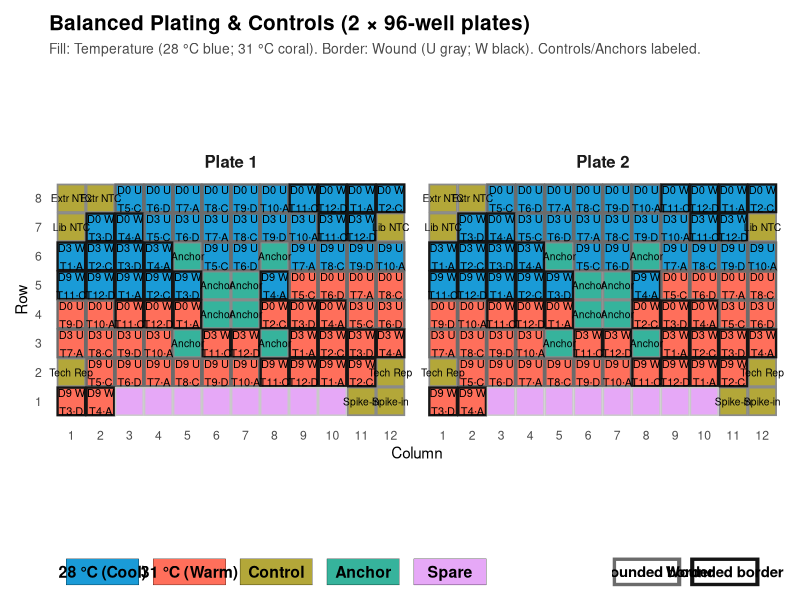
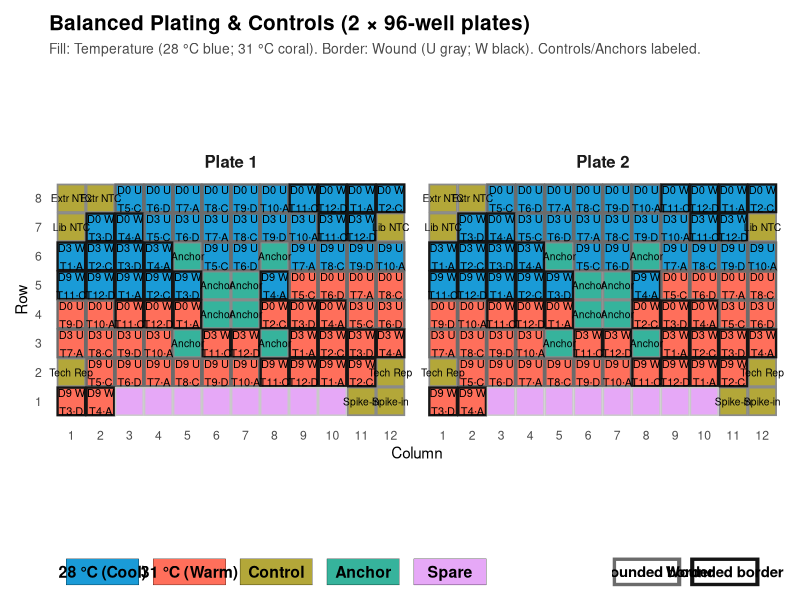

Here is the R script that generated these plots, in order:
# =============================================================================
# Purpose: RNA-seq 96-well plate-layout figure (Figure B) — a batch-robust
#          plating design balancing treatment, wound, genet, and day across
#          plates, with extraction/PCR controls and anchor samples marked.
#          Molly's original layout script, ported into the repo for provenance.
# Input:   none (layout is defined inline)
# Output:  figures/Fig_B_balanced_plates.{pdf,png}  (if `fig_dir` is set,
#          else written to the working directory)
#          figures/Fig_B_plate_layouts.csv          — the well-by-well layout
# Note:    STANDALONE — not sourced by code/_run_all.R (run directly when the
#          sequencing plate map is needed). Uses its own palette, independent
#          of 00_setup.R, to match the wet-lab plate-map conventions.
# =============================================================================

# Requires: tidyverse, patchwork
library(tidyverse)
library(patchwork)

# -----------------------------
# 1) Palettes & helpers
# -----------------------------
pal <- list(
  temp   = c(`28`="#1A9BD7", `31`="#FF6F5B"),  # cool vs warm
  ctrl   = "#B3A739",                          # controls (olive)
  anchor = "#36B39C",                          # anchors (teal)
  spare  = "#E6A8F7",                          # spare (pink)
  wound  = c(U="#6B6B6B", W="#151515"),        # border: U gray; W black
  other  = "#8A8A8A",                          # border for non-primaries
  spare_border = "#C9C9C9"                     # border for spare wells
)

make_plate_grid <- function(plate_id){
  expand.grid(row = LETTERS[1:8], col = 1:12) %>%
    mutate(plate = plate_id, x = col, y = 9 - pmin(match(row, LETTERS), 8))
}

# -----------------------------
# 2) Controls & anchor positions
# -----------------------------
controls_pos <- tribble(
  ~row, ~col, ~control_type,
  "A", 1,  "Extraction NTC",
  "A", 2,  "Extraction NTC",
  "B", 1,  "Library NTC",
  "B", 12, "Library NTC",
  "H", 11, "Spike-in",
  "H", 12, "Spike-in",
  "G", 1,  "Tech Rep (anchor)",
  "G", 12, "Tech Rep (anchor)"
)

# No rename needed — tribble already names columns row/col
anchors_pos <- tribble(
  ~row, ~col,
  "D", 6,
  "D", 7,
  "E", 6,
  "E", 7,
  "C", 5,
  "C", 8,
  "F", 5,
  "F", 8
)

# Safety checks (bounds & overlaps)
.valid_rows <- LETTERS[1:8]
stopifnot(all(controls_pos$row %in% .valid_rows), all(anchors_pos$row %in% .valid_rows))
stopifnot(all(controls_pos$col %in% 1:12),       all(anchors_pos$col %in% 1:12))
.overlap <- inner_join(controls_pos %>% select(row,col),
                       anchors_pos  %>% select(row,col), by = c("row","col"))
if(nrow(.overlap)>0) stop("Control and anchor wells overlap at: ",
                          paste0(.overlap$row,.overlap$col, collapse=", "))

# -----------------------------
# 3) Experimental design (balanced)
# -----------------------------
temps <- c(28,31); days <- c(0,3,9); wounds <- c("U","W")
tanks <- c("A","B","C","D"); genotypes <- c("A","B","C")

design <- expand.grid(Temp=temps, Day=days, Wound=wounds, Tank=tanks, Geno=genotypes,
                      stringsAsFactors = FALSE) %>%
  arrange(Temp, Day, Wound, Tank, Geno)

set.seed(123)
design <- design %>%
  group_by(Temp, Day, Wound) %>%
  mutate(Plate = sample(rep(c(1,2), length.out = n()))) %>%
  ungroup()

# -----------------------------
# 4) Reserve wells & fill plates
# -----------------------------
mark_reserved <- function(plate_df, include_anchors=TRUE){
  pd <- plate_df %>%
    left_join(controls_pos, by=c("row","col")) %>%
    mutate(is_control = !is.na(control_type))
  if(include_anchors){
    pd <- pd %>%
      left_join(anchors_pos %>% mutate(is_anchor=TRUE), by=c("row","col")) %>%
      mutate(is_anchor = replace_na(is_anchor, FALSE))
  } else pd <- pd %>% mutate(is_anchor=FALSE)
  pd
}

fill_plate <- function(plate_df, sample_tbl){
  avail <- plate_df %>% filter(!is_control, !is_anchor) %>% arrange(row, col)
  n_assign <- min(nrow(sample_tbl), nrow(avail))
  primaries <- bind_cols(avail[seq_len(n_assign),], sample_tbl[seq_len(n_assign),]) %>%
    mutate(SampleType="Primary", control_type=NA_character_)
  controls <- plate_df %>% filter(is_control) %>%
    mutate(SampleType="Control", Temp=NA_real_, Day=NA_real_,
           Wound=NA_character_, Tank=NA_character_, Geno=NA_character_,
           control_type = control_type %||% NA_character_)
  anchors <- plate_df %>% filter(is_anchor) %>%
    mutate(SampleType="Anchor", Temp=NA_real_, Day=NA_real_,
           Wound=NA_character_, Tank=NA_character_, Geno=NA_character_,
           control_type="Anchor")
  used <- bind_rows(controls %>% select(row,col),
                    anchors %>% select(row,col),
                    primaries %>% select(row,col))
  spares <- anti_join(plate_df, used, by=c("row","col")) %>%
    mutate(SampleType="Spare", Temp=NA_real_, Day=NA_real_,
           Wound=NA_character_, Tank=NA_character_, Geno=NA_character_,
           control_type=NA_character_)
  common_cols <- c("row","col","plate","x","y","is_control","control_type","is_anchor",
                   "SampleType","Temp","Day","Wound","Tank","Geno")
  normalize <- function(df){
    df %>% mutate(
      Temp=as.numeric(Temp), Day=as.numeric(Day),
      Wound=as.character(Wound), Tank=as.character(Tank), Geno=as.character(Geno),
      control_type=as.character(control_type), SampleType=as.character(SampleType)
    ) %>% select(all_of(common_cols)) %>% mutate(well=paste0(row,col))
  }
  bind_rows(normalize(controls), normalize(anchors),
            normalize(primaries), normalize(spares))
}

plate1 <- mark_reserved(make_plate_grid(1), include_anchors=TRUE)
plate2 <- mark_reserved(make_plate_grid(2), include_anchors=TRUE)
samples_p1 <- design %>% filter(Plate==1) %>% arrange(Temp, Day, Wound, Tank, Geno)
samples_p2 <- design %>% filter(Plate==2) %>% arrange(Temp, Day, Wound, Tank, Geno)

plate1_filled <- fill_plate(plate1, samples_p1)
plate2_filled <- fill_plate(plate2, samples_p2)

# -----------------------------
# 5) Build plotting data
# -----------------------------
plates_all <- bind_rows(plate1_filled, plate2_filled) %>%
  mutate(
    Plate   = factor(plate, levels=c(1,2), labels=c("Plate 1","Plate 2")),
    TankNum = rep(1:12, length.out=n()),
    Thicket = rep(c("A","C","D"), length.out=n()),
    lbl_top = if_else(SampleType=="Primary", paste0("D", Day, " ", Wound), ""),
    lbl_bot = case_when(
      SampleType != "Primary" ~ "",
      TRUE ~ paste0("T", TankNum, "·", Thicket)
    ),
    ctrl_lbl = recode(control_type,
                      "Extraction NTC"     = "Extr NTC",
                      "Library NTC"        = "Lib NTC",
                      "Spike-in"           = "Spike-in",
                      "Tech Rep (anchor)"  = "Tech Rep",
                      .default = control_type),
    stroke_col = case_when(
      SampleType=="Primary" & Wound=="U" ~ pal$wound["U"],
      SampleType=="Primary" & Wound=="W" ~ pal$wound["W"],
      SampleType=="Control"              ~ pal$other,
      SampleType=="Anchor"               ~ pal$other,
      TRUE                               ~ pal$spare_border
    ),
    stroke_lwd = case_when(
      SampleType=="Primary" ~ 0.8,
      SampleType=="Control" ~ 0.6,
      SampleType=="Anchor"  ~ 0.6,
      TRUE                  ~ 0.5
    ),
    fill_val = case_when(
      SampleType=="Primary" ~ paste0("T", Temp),
      SampleType=="Control" ~ "Control",
      SampleType=="Anchor"  ~ "Anchor",
      TRUE                  ~ "Spare"
    ),
    lbl_top_sh = lbl_top,
    lbl_bot_sh = lbl_bot
  )

# Fail-fast balance check
bad <- plates_all %>%
  filter(SampleType=="Primary") %>%
  count(Temp, Day, Wound, plate, name="n") %>%
  pivot_wider(names_from=plate, values_from=n, values_fill=0) %>%
  filter(`1`!=6 | `2`!=6)
if(nrow(bad)>0) stop("Imbalance in Temp×Day×Wound:\n", paste(capture.output(print(bad)), collapse="\n"))

# -----------------------------
# 6) Plot
# -----------------------------
base <- ggplot(plates_all, aes(x=x,y=y)) +
  geom_tile(aes(fill = fill_val), width=.95, height=.95, color=NA) +
  geom_rect(aes(xmin=x-.475, xmax=x+.475, ymin=y-.475, ymax=y+.475),
            color = plates_all$stroke_col, linewidth = plates_all$stroke_lwd, fill=NA) +
  geom_text(aes(label=lbl_top_sh), vjust=0.0, nudge_y= 0.15, size=2.9, color=NA) +
  geom_text(aes(label=lbl_bot_sh), vjust=1.2, nudge_y=-0.15, size=2.9, color=NA) +
  geom_text(aes(label=lbl_top),    vjust=0.0, nudge_y= 0.15, size=2.8) +
  geom_text(aes(label=lbl_bot),    vjust=1.2, nudge_y=-0.15, size=2.8) +
  geom_text(
    data = subset(plates_all, SampleType %in% c("Control","Anchor")),
    aes(label = ifelse(SampleType=="Control", ctrl_lbl, "Anchor")),
    size = 2.6, lineheight = 0.95
  ) +
  scale_x_continuous(breaks=1:12, expand=expansion(add=.3)) +
  scale_y_continuous(breaks=1:8 , expand=expansion(add=.3)) +
  facet_wrap(~ Plate, nrow=1) + coord_equal() +
  scale_fill_manual(
    name=NULL,
    breaks=c("T28","T31","Control","Anchor","Spare"),
    labels=c("28 °C (Cool)","31 °C (Warm)","Control","Anchor","Spare"),
    values=c(T28=unname(pal$temp["28"]), T31=unname(pal$temp["31"]),
             Control=pal$ctrl, Anchor=pal$anchor, Spare=pal$spare)
  ) +
  labs(
    title="Balanced Plating & Controls (2 × 96-well plates)",
    subtitle="Fill: Temperature (28 °C blue; 31 °C coral). Border: Wound (U gray; W black). Controls/Anchors labeled.",
    x="Column", y="Row"
  ) +
  theme_minimal(base_size=11) +
  theme(
    panel.grid=element_blank(), axis.ticks=element_blank(),
    strip.text=element_text(face="bold", size=12),
    plot.title=element_text(face="bold", size=15),
    plot.subtitle=element_text(size=10, color="#4a4a4a"),
    legend.position="none"
  )

# Combined legend row: fill + wound-border
legend_fill <- tibble(
  Category = factor(c("28 °C (Cool)", "31 °C (Warm)", "Control", "Anchor", "Spare"),
                    levels = c("28 °C (Cool)", "31 °C (Warm)", "Control", "Anchor", "Spare")),
  Color = c(unname(pal$temp["28"]), unname(pal$temp["31"]), pal$ctrl, pal$anchor, pal$spare),
  x = seq(1, 15, by = 3),  # increase horizontal spacing
  y = 1
) %>%
  ggplot(aes(x, y, fill = Color)) +
  geom_tile(width = 2.5, height = 0.9, color = "black") +  # wider tiles
  geom_text(aes(label = Category), size = 4, fontface = "bold", vjust = 0.5, hjust = 0.5) +
  scale_fill_identity() +
  coord_equal(xlim = c(0, 17)) +
  theme_void() +
  theme(
    plot.margin = margin(0, 8, 0, 0),
    plot.background = element_rect(fill = "white", color = NA)
  )

legend_wound <- tibble(Wound = c("U", "W"), x = c(1, 4), y = 1) %>%
  ggplot(aes(x, y)) +
  # Draw wider tiles with borders
  geom_tile(width = 2.5, height = 1.0, fill = "#FFFFFF", color = "black") +
  geom_rect(
    aes(xmin = x - 1.25, xmax = x + 1.25, ymin = y - 0.5, ymax = y + 0.5),
    color = c(pal$wound["U"], pal$wound["W"]),
    linewidth = 1.4,
    fill = NA
  ) +
  # Place text INSIDE each cell, centered
  annotate("text", x = 1, y = 1, label = "Unwounded border", size = 3.8, fontface = "bold", vjust = 0.5, hjust = 0.5) +
  annotate("text", x = 4, y = 1, label = "Wounded border", size = 3.8, fontface = "bold", vjust = 0.5, hjust = 0.5) +
  coord_equal(xlim = c(0, 6)) +
  theme_void() +
  theme(
    plot.margin = margin(0, 0, 0, 8),
    plot.background = element_rect(fill = "white", color = NA)
  )


final_fig <- base / (legend_fill | legend_wound) + plot_layout(heights=c(10,1))
print(final_fig)

# Save
out_pdf <- if (exists("fig_dir")) file.path(fig_dir, "Fig_B_balanced_plates.pdf") else "Fig_B_balanced_plates.pdf"
out_png <- if (exists("fig_dir")) file.path(fig_dir, "Fig_B_balanced_plates.png") else "Fig_B_balanced_plates.png"

# High-res PDF (vector) and PNG (600 dpi)
ggsave(out_pdf, final_fig, width = 12, height = 7, dpi = 600, bg = "white")

# Prefer ragg device for the PNG if available (crisper text rendering)
if (requireNamespace("ragg", quietly = TRUE)) {
  ragg::agg_png(
    filename   = out_png,
    width      = 20,
    height     = 7,
    units      = "in",
    res        = 600,
    background = "white"
  )
  print(final_fig)
  grDevices::dev.off()
} else {
  ggsave(out_png, final_fig, width = 12, height = 7, dpi = 600, bg = "white")
}

# Optional: export plate layouts as CSVs
plate_layouts <- plates_all %>%
  filter(SampleType=="Primary") %>%
  transmute(Plate, well, Temp, Day, Wound, Tank, Geno)
write_csv(plate_layouts, if (exists("fig_dir")) file.path(fig_dir,"Fig_B_plate_layouts.csv") else "Fig_B_plate_layouts.csv")
